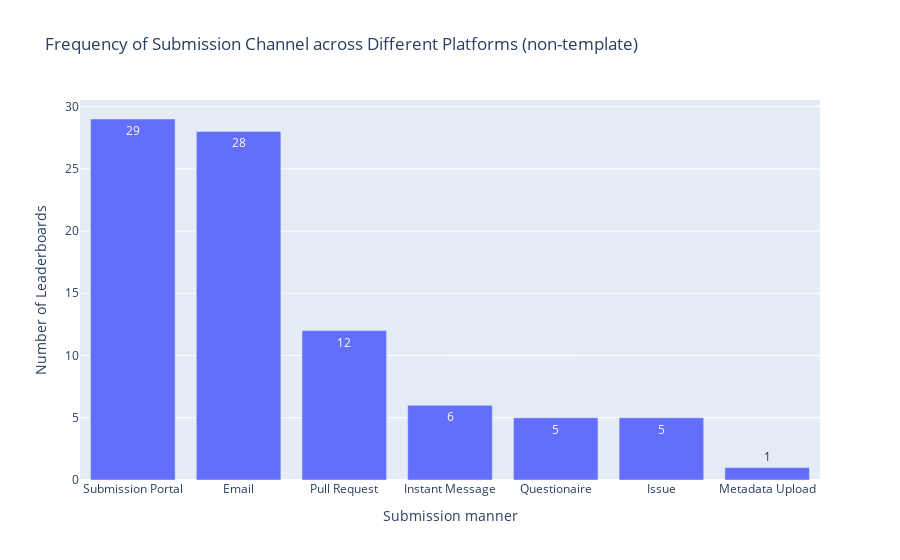
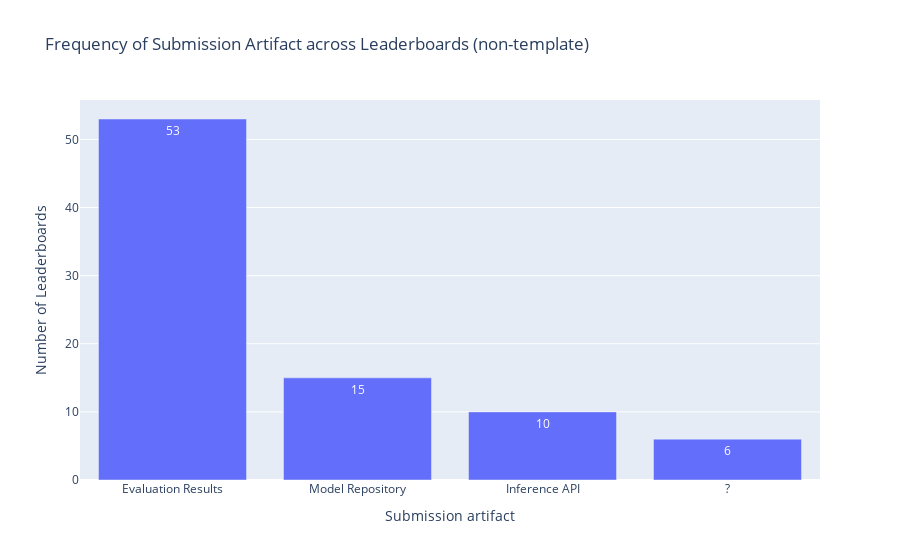

The notebook cell these images were saved under, in order:
### Code cell
df = pd.read_csv(path_rq1 / 'Leaderboard_processed.csv')
df['Host platforms'] = df['Host platforms'].apply(ast.literal_eval)
df['Host platforms'] = df['Host platforms'].apply(filter_platform, filters=platform_template_fullname)
df = df[df['Host platforms'].map(len) > 0]
        
df['Submission channels (non-template)'] = df['Submission channels (non-template)'].apply(ast.literal_eval)
df['Submission artifacts (non-template)'] = df['Submission artifacts (non-template)'].apply(ast.literal_eval)
print(f"Of the {len(df)} non-template leaderboards collected, {len(df[df['Submission channels (non-template)'].map(len) > 0])} (accounting for {round(len(df[df['Submission channels (non-template)'].map(len) > 0])/len(df)*100,2)}%) do not explicitly encourage the submission of evaluation records.")

df = df[df['Submission channels (non-template)'].map(len) > 0]
df_manner = df.explode('Submission channels (non-template)')
df_manner['Submission channels (non-template)'] = df_manner['Submission channels (non-template)'].apply(lambda x: submission_synonyms_inverse[x] if x in submission_synonyms_inverse else x)
df_manner = df_manner['Submission channels (non-template)'].value_counts().reset_index()
print(f"{df_manner['Submission channels (non-template)'].iloc[0]} is the most popular Submission manner for non-template leaderboards, accounting for {round(df_manner['count'].iloc[0]/len(df)*100,2)}% of the total.")

df_manner['Weight'] = 1
# Calculate the Gini coefficient
gini_coefficient = ineqpy.inequality.gini(data=df_manner, income='count', weights='Weight')
print("Gini Coefficient:", gini_coefficient)

fig = px.bar(
    x=df_manner['Submission channels (non-template)'], 
    y=df_manner['count'],
    text_auto=True,
    labels={'x': 'Submission manner', 'y': 'Number of Leaderboards'},
    title='Frequency of Submission Channel across Different Platforms (non-template)'
)
# fig.write_image(path_rq1 / 'platform distribution.pdf')
fig.show()

df_artifact = df.explode('Submission artifacts (non-template)')
df_artifact = df_artifact['Submission artifacts (non-template)'].value_counts().reset_index()
print(f"{df_artifact['Submission artifacts (non-template)'].iloc[0]} is the most popular Submission manner for non-template leaderboards, accounting for {round(df_artifact['count'].iloc[0]/len(df)*100,2)}% of the total.")

df_artifact['Weight'] = 1
# Calculate the Gini coefficient
gini_coefficient = ineqpy.inequality.gini(data=df_artifact, income='count', weights='Weight')
print("Gini Coefficient:", gini_coefficient)

fig = px.bar(
    x=df_artifact['Submission artifacts (non-template)'],
    y=df_artifact['count'],
    text_auto=True,
    labels={'x': 'Submission artifact', 'y': 'Number of Leaderboards'},
    title='Frequency of Submission Artifact across Leaderboards (non-template)'
)
# fig.write_image(path_rq1 / 'platform distribution.pdf')
fig.show()

### Figure 1 — Plotly figure (JSON) as saved in the notebook; plotly's stock layout.template omitted (floating-point values rounded to 4 significant figures)
{"data": [{"alignmentgroup": "True", "hovertemplate": "Submission manner=%{x}<br>Number of Leaderboards=%{y}<extra></extra>", "legendgroup": "", "marker": {"color": "#636efa", "pattern": {"shape": ""}}, "name": "", "offsetgroup": "", "orientation": "v", "showlegend": false, "textposition": "auto", "texttemplate": "%{y}", "type": "bar", "x": ["Submission Portal", "Email", "Pull Request", "Instant Message", "Questionaire", "Issue", "Metadata Upload"], "xaxis": "x", "y": [29, 28, 12, 6, 5, 5, 1], "yaxis": "y"}], "layout": {"barmode": "relative", "legend": {"tracegroupgap": 0}, "title": {"text": "Frequency of Submission Channel across Different Platforms (non-template)"}, "xaxis": {"anchor": "y", "domain": [0, 1], "title": {"text": "Submission manner"}}, "yaxis": {"anchor": "x", "domain": [0, 1], "title": {"text": "Number of Leaderboards"}}}}

### Figure 2 — Plotly figure (JSON) as saved in the notebook; plotly's stock layout.template omitted (floating-point values rounded to 4 significant figures)
{"data": [{"alignmentgroup": "True", "hovertemplate": "Submission artifact=%{x}<br>Number of Leaderboards=%{y}<extra></extra>", "legendgroup": "", "marker": {"color": "#636efa", "pattern": {"shape": ""}}, "name": "", "offsetgroup": "", "orientation": "v", "showlegend": false, "textposition": "auto", "texttemplate": "%{y}", "type": "bar", "x": ["Evaluation Results", "Model Repository", "Inference API", "?"], "xaxis": "x", "y": [53, 15, 10, 6], "yaxis": "y"}], "layout": {"barmode": "relative", "legend": {"tracegroupgap": 0}, "title": {"text": "Frequency of Submission Artifact across Leaderboards (non-template)"}, "xaxis": {"anchor": "y", "domain": [0, 1], "title": {"text": "Submission artifact"}}, "yaxis": {"anchor": "x", "domain": [0, 1], "title": {"text": "Number of Leaderboards"}}}}
